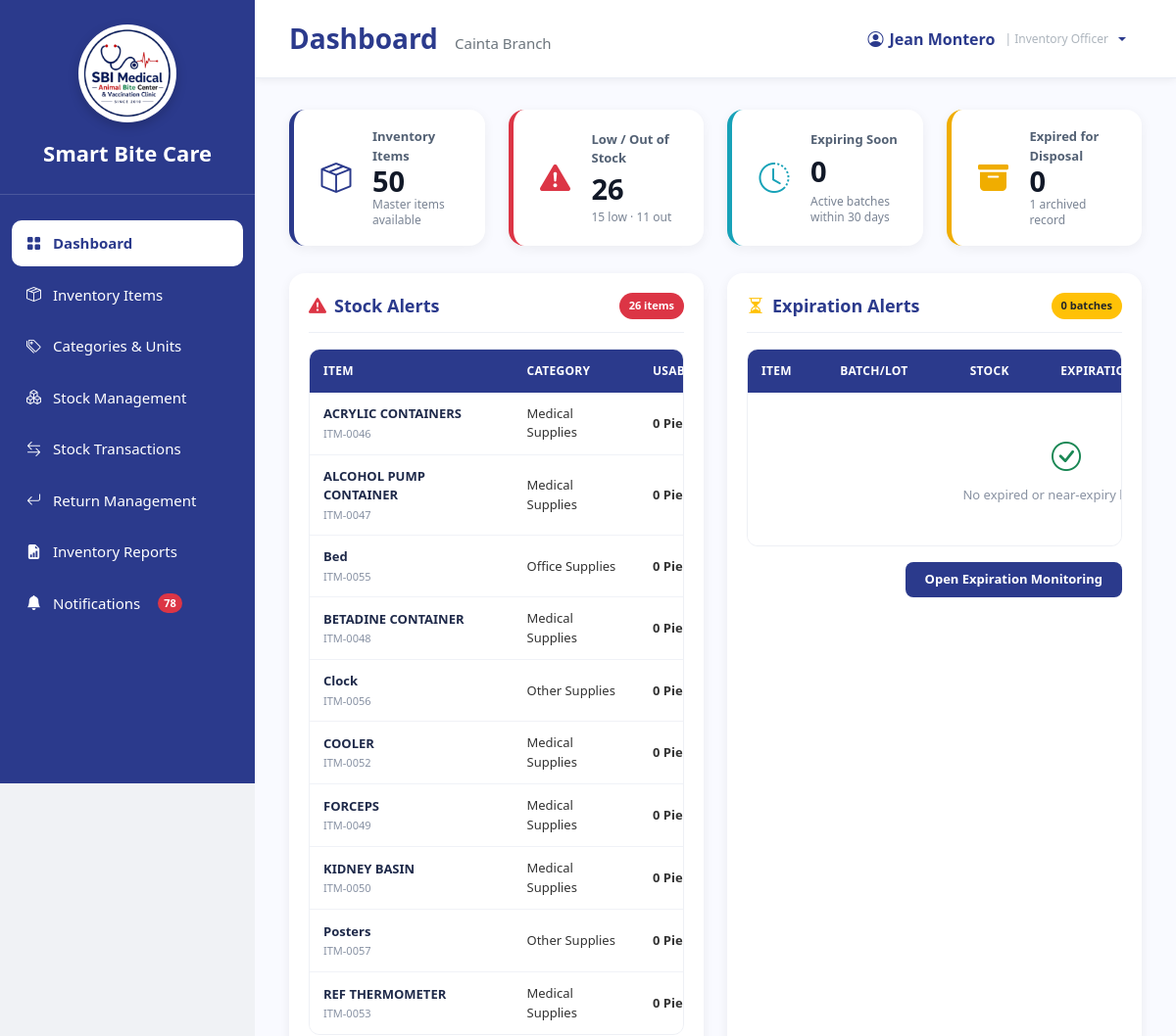
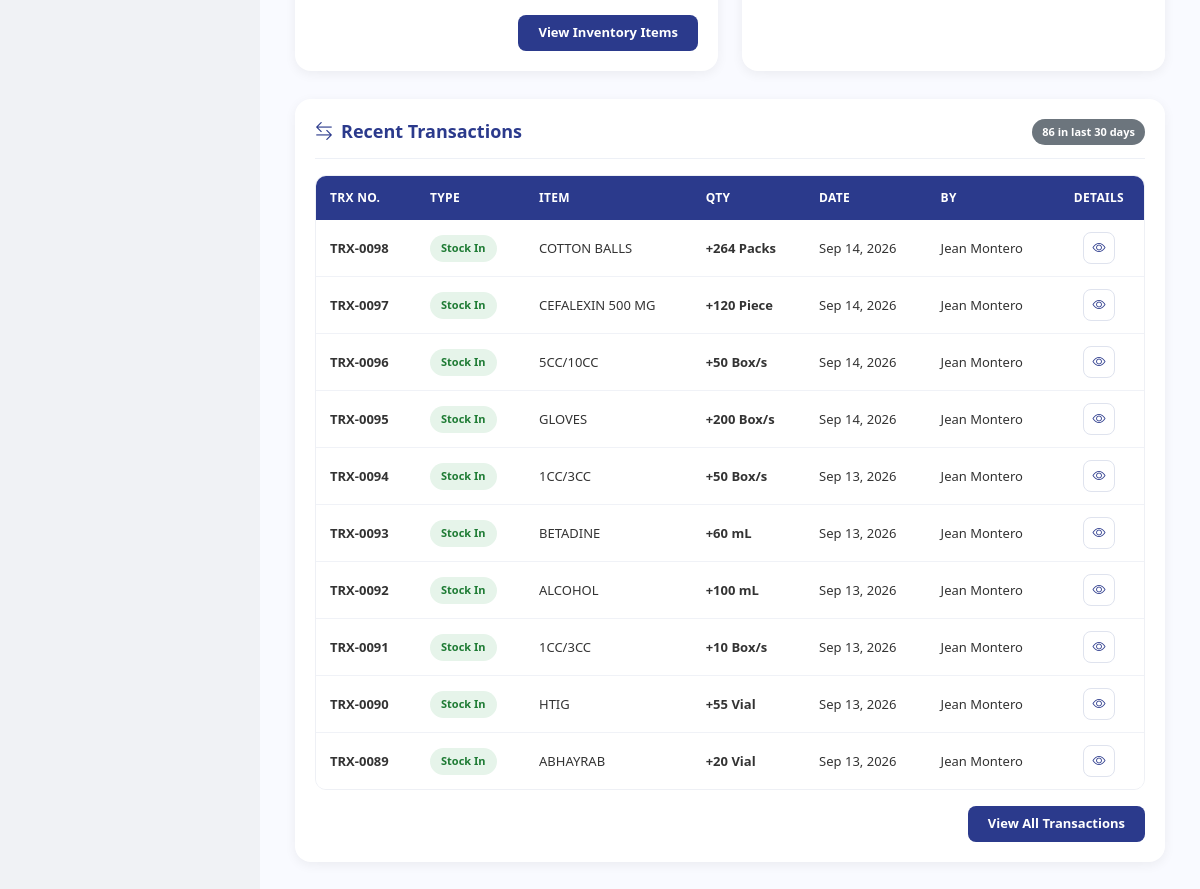
Page /InventoryOfficer_Dashboard.php (signed in) on the committed database (2 pictures, top to bottom).
### tables this page shows
CREATE TABLE `users` (
  `user_id` int(11) NOT NULL,
  `branch_id` varchar(10) DEFAULT NULL,
  `role_id` int(11) NOT NULL,
  `username` varchar(100) NOT NULL,
  `email` varchar(255) NOT NULL,
  `password` varchar(255) NOT NULL,
  `status` enum('Active','Inactive') DEFAULT 'Active',
  `created_at` timestamp NOT NULL DEFAULT current_timestamp(),
  `last_login` datetime DEFAULT NULL
);

CREATE TABLE `branches` (
  `branch_id` varchar(10) NOT NULL,
  `branch_name` varchar(150) NOT NULL,
  `branch_address` text DEFAULT NULL,
  `contact_number` varchar(30) DEFAULT NULL,
  `email` varchar(150) DEFAULT NULL,
  `status` enum('Active','Inactive') DEFAULT 'Active',
  `created_at` timestamp NOT NULL DEFAULT current_timestamp()
);

CREATE TABLE `inventory_items` (
  `item_id` int(11) NOT NULL,
  `category_id` int(11) NOT NULL,
  `unit_id` int(11) NOT NULL,
  `item_name` varchar(255) NOT NULL,
  `minimum_stock` int(11) DEFAULT 0,
  `description` text DEFAULT NULL,
  `is_forecastable` tinyint(1) NOT NULL DEFAULT 0,
  `is_consumable` tinyint(1) NOT NULL DEFAULT 1,
  `base_unit_label` varchar(30) DEFAULT NULL,
  `display_unit_label` varchar(30) DEFAULT NULL,
  `conversion_to_base` decimal(12,4) NOT NULL DEFAULT 1.0000
);

CREATE TABLE `stock_transactions` (
  `transaction_id` int(11) NOT NULL,
  `item_id` int(11) NOT NULL,
  `user_id` int(11) NOT NULL,
  `vaccination_id` int(11) DEFAULT NULL,
  `branch_id` varchar(10) NOT NULL,
  `transaction_type` enum('IN','OUT','ADJUSTMENT','TRANSFER_IN','TRANSFER_OUT','RETURN','EXPIRED') DEFAULT NULL,
  `quantity` decimal(12,4) NOT NULL,
  `remarks` text DEFAULT NULL,
  `transaction_date` timestamp NOT NULL DEFAULT current_timestamp()
);

### InventoryOfficer_Dashboard.php (the view, shortened to what the rows shown need)
<?php
require_once 'sources/db_connect.php';
function h($value)
{
    return htmlspecialchars((string)$value, ENT_QUOTES, 'UTF-8');
}
function statusBadgeClass($status)
{
    switch ($status) {
        case 'Out of Stock': return 'badge-critical';
        case 'Stock In': return 'badge-in';
    }
}
function transactionDisplayType($type, $quantity)
{
    switch ($type) {
        case 'IN':
            return ['Stock In', '+'];
    }
}
$user_id = (int)$_SESSION['user_id'];
$userQuery = "SELECT
                    u.branch_id,
                    u.username,
                    b.branch_name
              FROM users u
              LEFT JOIN branches b
                ON u.branch_id = b.branch_id
              WHERE u.user_id = ?
                AND u.status = 'Active'
              LIMIT 1";
$userStmt = $conn->prepare($userQuery);
$userStmt->bind_param('i', $user_id);
if (!$userStmt->execute()) {
    die('Database error: Unable to retrieve user information.');
}
$userResult = $userStmt->get_result();
$userData = $userResult->fetch_assoc();
$branch_id = $userData['branch_id'] ?? null;
$username = $userData['username'] ?: 'Inventory Officer';
$branch_name = $userData['branch_name'] ?: 'No Branch Assigned';
$lowStockItems = [];
$recentTransactionsList = [];
if (!empty($branch_id)) {
    $lowStockQuery = "
        SELECT
            x.item_id,
            x.item_name,
            x.minimum_stock,
            x.category_name,
            x.unit_name,
            x.usable_stock,
            x.expired_stock
        FROM (
            SELECT
                i.item_id,
                i.item_name,
                i.minimum_stock,
                c.category_name,
                u.unit_name,
                COALESCE(
                    SUM(
                        CASE
                            WHEN s.quantity_available > 0
                             AND (
                                    s.expiration_date IS NULL
                                    OR s.expiration_date >= CURDATE()
                                 )
                            THEN s.quantity_available
                            ELSE 0
                        END
                    ),
                    0
                ) AS usable_stock,
                COALESCE(
                    SUM(
                        CASE
                            WHEN s.quantity_available > 0
                             AND s.expiration_date IS NOT NULL
                             AND s.expiration_date < CURDATE()
                            THEN s.quantity_available
                            ELSE 0
                        END
                    ),
                    0
                ) AS expired_stock
            FROM inventory_items i
            INNER JOIN inventory_categories c
              ON c.category_id = i.category_id
            INNER JOIN units u
              ON u.unit_id = i.unit_id
            LEFT JOIN inventory_stocks s
              ON s.item_id = i.item_id
             AND s.branch_id = ?
            GROUP BY
                i.item_id,
                i.item_name,
                i.minimum_stock,
                c.category_name,
                u.unit_name
        ) AS x
        WHERE
            x.usable_stock <= 0
            OR (
                x.usable_stock > 0
                AND x.usable_stock <= x.minimum_stock
            )
        ORDER BY
            CASE WHEN x.usable_stock <= 0 THEN 0 ELSE 1 END ASC,
            x.usable_stock ASC,
            x.item_name ASC
        LIMIT 10
    ";
    $stmt = $conn->prepare($lowStockQuery);
    $stmt->bind_param('s', $branch_id);
    $stmt->execute();
    $result = $stmt->get_result();
    while ($row = $result->fetch_assoc()) {
        $usable = (int)$row['usable_stock'];
        $minimum = (int)$row['minimum_stock'];
        $expired = (int)$row['expired_stock'];
        $status = $usable <= 0 ? 'Out of Stock' : 'Low Stock';
        $row['status'] = $status;
        $row['item_id_formatted'] = 'ITM-' . str_pad((string)$row['item_id'], 4, '0', STR_PAD_LEFT);
        $row['stock_display'] = $usable . ' ' . $row['unit_name'];
        $row['minimum_display'] = $minimum . ' ' . $row['unit_name'];
        $row['expired_display'] = $expired > 0 ? $expired . ' ' . $row['unit_name'] : '';
        $lowStockItems[] = $row;
    }
    $transactionQuery = "
        SELECT
            st.transaction_id,
            st.transaction_type,
            st.quantity,
            st.transaction_date,
            st.remarks,
            ii.item_name,
            u.unit_name,
            usr.username
        FROM stock_transactions st
        INNER JOIN inventory_items ii
          ON st.item_id = ii.item_id
        LEFT JOIN units u
          ON ii.unit_id = u.unit_id
        INNER JOIN users usr
          ON st.user_id = usr.user_id
        WHERE st.branch_id = ?
        ORDER BY
            st.transaction_date DESC,
            st.transaction_id DESC
        LIMIT 10
    ";
    $transactionStmt = $conn->prepare($transactionQuery);
    $transactionStmt->bind_param('s', $branch_id);
    $transactionStmt->execute();
    $transactionResult = $transactionStmt->get_result();
    while ($row = $transactionResult->fetch_assoc()) {
        [$displayType, $sign] = transactionDisplayType(
            $row['transaction_type'],
            $row['quantity']
        );
        $quantity = abs((int)$row['quantity']);
        $unitName = $row['unit_name'] ?? '';
        $recentTransactionsList[] = [
            'transaction_id' => (int)$row['transaction_id'],
            'trx' => 'TRX-' . str_pad((string)$row['transaction_id'], 4, '0', STR_PAD_LEFT),
            'type' => $displayType,
            'item' => $row['item_name'] ?? 'Unknown Item',
            'qty' => $sign . $quantity . ($unitName !== '' ? ' ' . $unitName : ''),
            'date' => date('M d, Y', strtotime($row['transaction_date'])),
            'date_full' => date('M d, Y h:i A', strtotime($row['transaction_date'])),
            'by' => $row['username'] ?? 'Unknown User',
            'remarks' => trim((string)($row['remarks'] ?? ''))
        ];
    }
}
?>
<!DOCTYPE html>
<html lang="en">
<head>
<link href="https://cdn.jsdelivr.net/npm/bootstrap@5.3.3/dist/css/bootstrap.min.css" rel="stylesheet">
<link rel="stylesheet" href="https://cdn.jsdelivr.net/npm/bootstrap-icons@1.11.3/font/bootstrap-icons.min.css">
<link rel="stylesheet" href="sidebar.css">
</head>
<body>
<div class="main">
    <div class="topbar">
        <h3>
            Dashboard
            <small><?php echo h($branch_name); ?></small>
        </h3>
        <div class="dropdown">
            <button class="profile dropdown-toggle border-0 bg-transparent px-3 py-2 rounded-3"
                    type="button" id="inventoryOfficerProfileMenu"
                    data-bs-toggle="dropdown" aria-expanded="false">
                <i class="bi bi-person-circle"></i>
                <span><?php echo h($username); ?></span>
                <span class="role-label">| Inventory Officer</span>
            </button>
        </div>
    </div>
    <div class="dashboard">
        <div class="row g-4 mt-1">
            <div class="col-xl-6" id="stockAlerts">
                <div class="large-card">
                    <div class="table-wrap">
                        <table class="table data-table">
                            <thead>
                                <tr>
                                    <th>Item</th>
                                    <th>Category</th>
                                    <th>Usable Stock</th>
                                </tr>
                            </thead>
                            <tbody>
                            <?php if (empty($lowStockItems)): ?>
                                <tr>
                                    <td colspan="5">
                                        <div class="empty-state">
                                            <i class="bi bi-check-circle text-success"></i>
                                            <p>No low or out-of-stock items.</p>
                                        </div>
                                    </td>
                                </tr>
                            <?php else: ?>
                                <?php foreach ($lowStockItems as $item): ?>
                                    <tr>
                                        <td>
                                            <span class="item-name"><?php echo h($item['item_name']); ?></span>
                                            <span class="subtext"><?php echo h($item['item_id_formatted']); ?></span>
                                        </td>
                                        <td><?php echo h($item['category_name']); ?></td>
                                        <td>
                                            <strong><?php echo h($item['stock_display']); ?></strong>
                                        </td>
                                    </tr>
                                <?php endforeach; ?>
                            <?php endif; ?>
                            </tbody>
                        </table>
                    </div>
                </div>
            </div>
            <div class="col-xl-6">
                <div class="large-card">
                    <div class="table-wrap">
                        <table class="table data-table">
                            <thead>
                                <tr>
                                    <th>Item</th>
                                    <th>Batch/Lot</th>
                                    <th>Stock</th>
                                    <th>Expiration</th>
                                </tr>
                            </thead>
                        </table>
                    </div>
                </div>
            </div>
        </div>
        <div class="row g-4 mt-1">
            <div class="col-12">
                <div class="large-card">
                    <div class="table-wrap">
                        <table class="table data-table">
                            <thead>
                                <tr>
                                    <th>Trx No.</th>
                                    <th>Type</th>
                                    <th>Item</th>
                                    <th>Qty</th>
                                    <th>Date</th>
                                    <th>By</th>
                                    <th class="text-center">Details</th>
                                </tr>
                            </thead>
                            <tbody>
                            <?php if (empty($recentTransactionsList)): ?>
                                <tr>
                                    <td colspan="7">
                                        <div class="empty-state">
                                            <i class="bi bi-clock-history"></i>
                                            <p>No recent transactions found.</p>
                                        </div>
                                    </td>
                                </tr>
                            <?php else: ?>
                                <?php foreach ($recentTransactionsList as $trx): ?>
                                    <tr>
                                        <td><strong><?php echo h($trx['trx']); ?></strong></td>
                                        <td>
                                            <span class="badge-status <?php echo h(statusBadgeClass($trx['type'])); ?>">
                                                <?php echo h($trx['type']); ?>
                                            </span>
                                        </td>
                                        <td><?php echo h($trx['item']); ?></td>
                                        <td><strong><?php echo h($trx['qty']); ?></strong></td>
                                        <td><?php echo h($trx['date']); ?></td>
                                        <td><?php echo h($trx['by']); ?></td>
                                        <td class="text-center">
                                            <button
                                                type="button"
                                                class="action-btn"
                                                title="View Transaction Details"
                                                onclick='showTransactionDetails(<?php
                                                    echo json_encode(
                                                        $trx,
                                                        JSON_HEX_TAG | JSON_HEX_APOS | JSON_HEX_QUOT | JSON_HEX_AMP
                                                    );
                                                ?>)'
                                            >
                                                <i class="bi bi-eye"></i>
                                            </button>
                                        </td>
                                    </tr>
                                <?php endforeach; ?>
                            <?php endif; ?>
                            </tbody>
                        </table>
                    </div>
                </div>
            </div>
        </div>
    </div>
</div>
</body>
</html>

### rows in the picture
users: branch.branch_name "Cainta Branch", username "Jean Montero"
inventory_items: item_name "ACRYLIC CONTAINERS", item_id_formatted "ITM-0046", category_name "Medical Supplies", stock_display "0…"
inventory_items: item_name "ALCOHOL PUMP CONTAINER", item_id_formatted "ITM-0047", category_name "Medical Supplies", stock_display "0…"
inventory_items: item_name "Bed", item_id_formatted "ITM-0055", category_name "Office Supplies", stock_display "0…"
inventory_items: item_name "BETADINE CONTAINER", item_id_formatted "ITM-0048", category_name "Medical Supplies", stock_display "0…"
inventory_items: item_name "Clock", item_id_formatted "ITM-0056", category_name "Other Supplies", stock_display "0…"
inventory_items: item_name "COOLER", item_id_formatted "ITM-0052", category_name "Medical Supplies", stock_display "0…"
inventory_items: item_name "FORCEPS", item_id_formatted "ITM-0049", category_name "Medical Supplies", stock_display "0…"
inventory_items: item_name "KIDNEY BASIN", item_id_formatted "ITM-0050", category_name "Medical Supplies", stock_display "0…"
inventory_items: item_name "Posters", item_id_formatted "ITM-0057", category_name "Other Supplies", stock_display "0…"
inventory_items: item_name "REF THERMOMETER", item_id_formatted "ITM-0053", category_name "Medical Supplies", stock_display "0…"
stock_transactions: trx "TRX-0098", type "Stock In", item.item_name "COTTON BALLS", qty "+264 Packs", date "Sep 14, 2026", user.username "Jean Montero"
stock_transactions: trx "TRX-0097", type "Stock In", item.item_name "CEFALEXIN 500 MG", qty "+120 Piece", date "Sep 14, 2026", user.username "Jean Montero"
stock_transactions: trx "TRX-0096", type "Stock In", item.item_name "5CC/10CC", qty "+50 Box/s", date "Sep 14, 2026", user.username "Jean Montero"
stock_transactions: trx "TRX-0095", type "Stock In", item.item_name "GLOVES", qty "+200 Box/s", date "Sep 14, 2026", user.username "Jean Montero"
stock_transactions: trx "TRX-0094", type "Stock In", item.item_name "1CC/3CC", qty "+50 Box/s", date "Sep 13, 2026", user.username "Jean Montero"
stock_transactions: trx "TRX-0093", type "Stock In", item.item_name "BETADINE", qty "+60 mL", date "Sep 13, 2026", user.username "Jean Montero"
stock_transactions: trx "TRX-0092", type "Stock In", item.item_name "ALCOHOL", qty "+100 mL", date "Sep 13, 2026", user.username "Jean Montero"
stock_transactions: trx "TRX-0091", type "Stock In", item.item_name "1CC/3CC", qty "+10 Box/s", date "Sep 13, 2026", user.username "Jean Montero"
stock_transactions: trx "TRX-0090", type "Stock In", item.item_name "HTIG", qty "+55 Vial", date "Sep 13, 2026", user.username "Jean Montero"
stock_transactions: trx "TRX-0089", type "Stock In", item.item_name "ABHAYRAB", qty "+20 Vial", date "Sep 13, 2026", user.username "Jean Montero"

### other values in the picture
$notification_count "78"
$stats['inventory_items'] "50"
$stats['attention_items'] "26"
$stats['low_stocks'] "15"
$stats['out_of_stock'] "11"
$stats['expiring_stocks'] "0"
$stats['expired_stocks'] "0"
$stats['archived_stocks'] "1"
$stats['expired_stocks'] + $stats['expiring_stocks'] "0"
$stats['recent_transactions'] "86"
